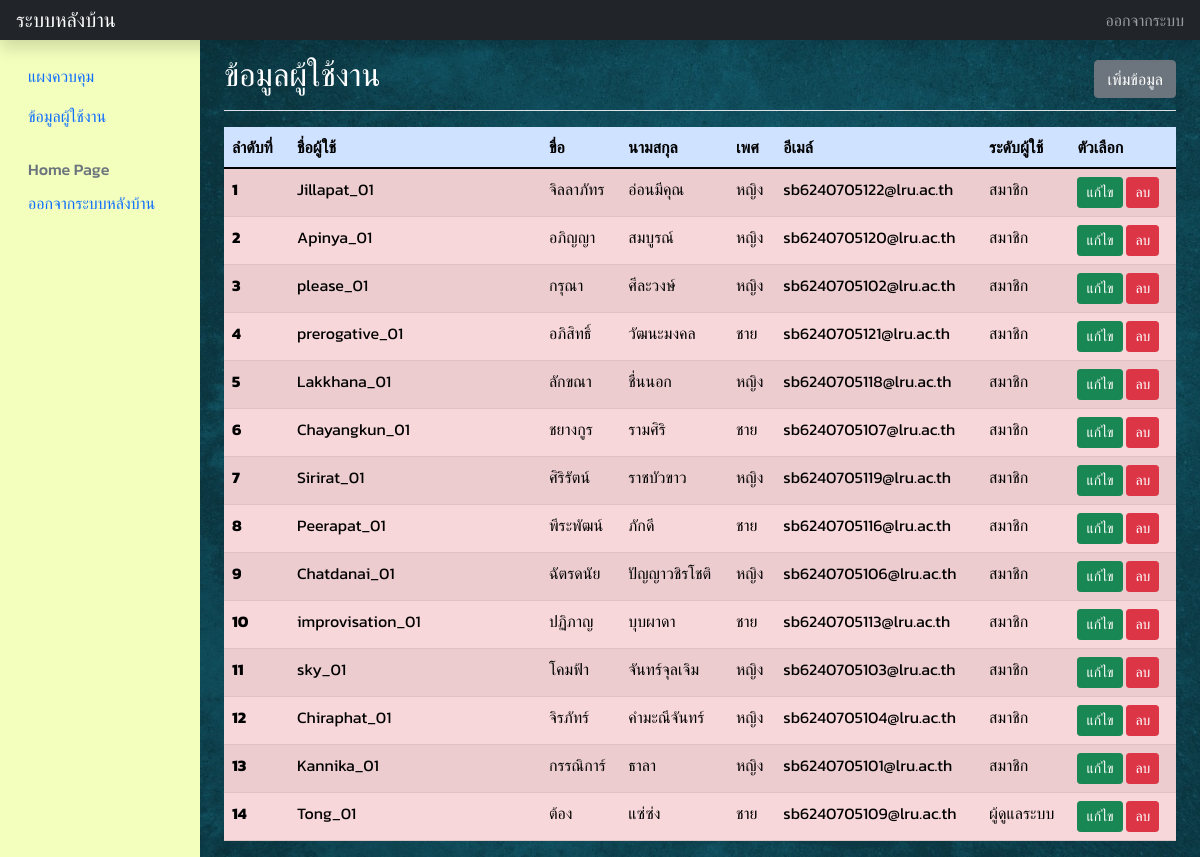
/admin/user.php (signed in), run on the app's committed database.
### tables this page shows
CREATE TABLE `tb_user` (
  `user_id` int(10) NOT NULL COMMENT 'ไอดีผู้ใช้',
  `user_username` varchar(30) NOT NULL COMMENT 'ชื่อผู้ใช้',
  `user_password` varchar(50) NOT NULL COMMENT 'รหัสผ่าน',
  `user_name` varchar(60) NOT NULL COMMENT 'ชื่อ',
  `user_surname` varchar(60) NOT NULL COMMENT 'นามสกุล',
  `user_sex` enum('ชาย','หญิง') NOT NULL COMMENT 'เพศ',
  `user_email` varchar(100) DEFAULT NULL COMMENT 'อีเมล์',
  `ref_dep_id` int(1) NOT NULL COMMENT 'tb_department',
  `user_level` enum('member','admin') NOT NULL DEFAULT 'member' COMMENT 'ระดับผู้ใช้'
);

### admin/user.php (the view, shortened to what this page needs)
<?php
require_once('../connections/mysqli.php');
$num = 1;
$sql = "SELECT * FROM tb_user ORDER BY user_level ASC";
$query = mysqli_query($Connection,$sql);
?>
<!doctype html>
<html lang="en">
  <head>
    <link href="https://cdn.jsdelivr.net/npm/bootstrap@5.1.3/dist/css/bootstrap.min.css" rel="stylesheet">
</head>
<body  background="../images/07.jpg">
    <?php include 'include/header.php'; ?>
    <div class="container-fluid">
      <div class="row">
        <?php include 'include/sidebarMenu.php'; ?>
        <main class="col-md-9 ms-sm-auto col-lg-10 px-md-4">
          <div class="d-flex justify-content-between flex-wrap flex-md-nowrap align-items-center pt-3 pb-2 mb-3 border-bottom">
          <font color="white">
            <h1 class="h2">ข้อมูลผู้ใช้งาน</h1>
          </font>
            <div class="btn-toolbar mb-2 mb-md-0">
              <button type="button" class="btn btn-secondary" data-bs-toggle="modal" data-bs-target="#add_data">เพิ่มข้อมูล</button>
            </div>
          </div>
          <table class="table table-danger table-striped">
            <thead>
              <tr class="table-primary">
                <th scope="col" width="65px">ลำดับที่</th>
                <th scope="col">ชื่อผู้ใช้</th>
                <th scope="col" width="100px"></th>
                <th scope="col">ขื่อ</th>
                <th scope="col">นามสกุล</th>
                <th scope="col">เพศ</th>
                <th scope="col">อีเมล์</th>
                <th scope="col">ระดับผู้ใช้</th>
                <th scope="col">ตัวเลือก</th>
              </tr>
            </thead>
            <tbody>
              <?php
              while ($result = mysqli_fetch_array($query)) {
                ?>
                <tr>
                  <th scope="row"><?php echo $num++; ?></th>
                  <td><?php echo $result['user_username']; ?></td>
                  <td>
                  </td>
                  <td><?php echo $result['user_name']; ?></td>
                  <td><?php echo $result['user_surname']; ?></td>
                  <td><?php echo $result['user_sex']; ?></td>
                  <td><?php echo $result['user_email']; ?></td>
                  <td><?php if ($result['user_level'] == "member") {echo "สมาชิก";}else{echo "ผู้ดูแลระบบ";} ?></td>
                  <td>
                    <button type="button" class="btn btn-success btn-sm" onclick="window.location.href='user_edit.php?id=<?php echo $result['user_id'];?>'">แก้ไข<i class="bi bi-pencil-square"></i></button>
                    <button type="button" class="btn btn-danger btn-sm" data-bs-toggle="modal" data-bs-target="#delete_data<?php echo $result['user_id']; ?>">ลบ
                    </button>
                  </td>
                </tr>
                <?php
              }
              ?>
            </tbody>
          </table>
        </main>
      </div>
    </div>
  </body>
</html>

### admin/user.php (style rules this page uses)
body { font-family: kanit; background-position: left top; background-size: cover; background-repeat: repeat; }

### data on the page
tb_user: user_username "Jillapat_01", user_name "จิลลาภัทร", user_surname "อ่อนมีคุณ", user_sex "หญิง", user_email "sb6240705122@lru.ac.th", user_level "สมาชิก"
tb_user: user_username "Apinya_01", user_name "อภิญญา", user_surname "สมบูรณ์", user_sex "หญิง", user_email "sb6240705120@lru.ac.th", user_level "สมาชิก"
tb_user: user_username "please_01", user_name "กรุณา", user_surname "ศีละวงษ์", user_sex "หญิง", user_email "sb6240705102@lru.ac.th", user_level "สมาชิก"
tb_user: user_username "prerogative_01", user_name "อภิสิทธิ์", user_surname "วัฒนะมงคล", user_sex "ชาย", user_email "sb6240705121@lru.ac.th", user_level "สมาชิก"
tb_user: user_username "Lakkhana_01", user_name "ลักขณา", user_surname "ชื่นนอก", user_sex "หญิง", user_email "sb6240705118@lru.ac.th", user_level "สมาชิก"
tb_user: user_username "Chayangkun_01", user_name "ชยางกูร", user_surname "รามศิริ", user_sex "ชาย", user_email "sb6240705107@lru.ac.th", user_level "สมาชิก"
tb_user: user_username "Sirirat_01", user_name "ศิริรัตน์", user_surname "ราชบัวขาว", user_sex "หญิง", user_email "sb6240705119@lru.ac.th", user_level "สมาชิก"
tb_user: user_username "Peerapat_01", user_name "พีระพัฒน์", user_surname "ภักดี", user_sex "ชาย", user_email "sb6240705116@lru.ac.th", user_level "สมาชิก"
tb_user: user_username "Chatdanai_01", user_name "ฉัตรดนัย", user_surname "ปัญญาวชิรโชติ", user_sex "หญิง", user_email "sb6240705106@lru.ac.th", user_level "สมาชิก"
tb_user: user_username "improvisation_01", user_name "ปฏิภาญ", user_surname "บุบผาดา", user_sex "ชาย", user_email "sb6240705113@lru.ac.th", user_level "สมาชิก"
tb_user: user_username "sky_01", user_name "โคมฟ้า", user_surname "จันทร์จุลเจิม", user_sex "หญิง", user_email "sb6240705103@lru.ac.th", user_level "สมาชิก"
tb_user: user_username "Chiraphat_01", user_name "จิรภัทร์", user_surname "คํามะณีจันทร์", user_sex "หญิง", user_email "sb6240705104@lru.ac.th", user_level "สมาชิก"
tb_user: user_username "Kannika_01", user_name "กรรณิการ์", user_surname "ธาลา", user_sex "หญิง", user_email "sb6240705101@lru.ac.th", user_level "สมาชิก"
tb_user: user_username "Tong_01", user_name "ต้อง", user_surname "แซ่ซ่ง", user_sex "ชาย", user_email "sb6240705109@lru.ac.th", user_level "ผู้ดูแลระบบ"
